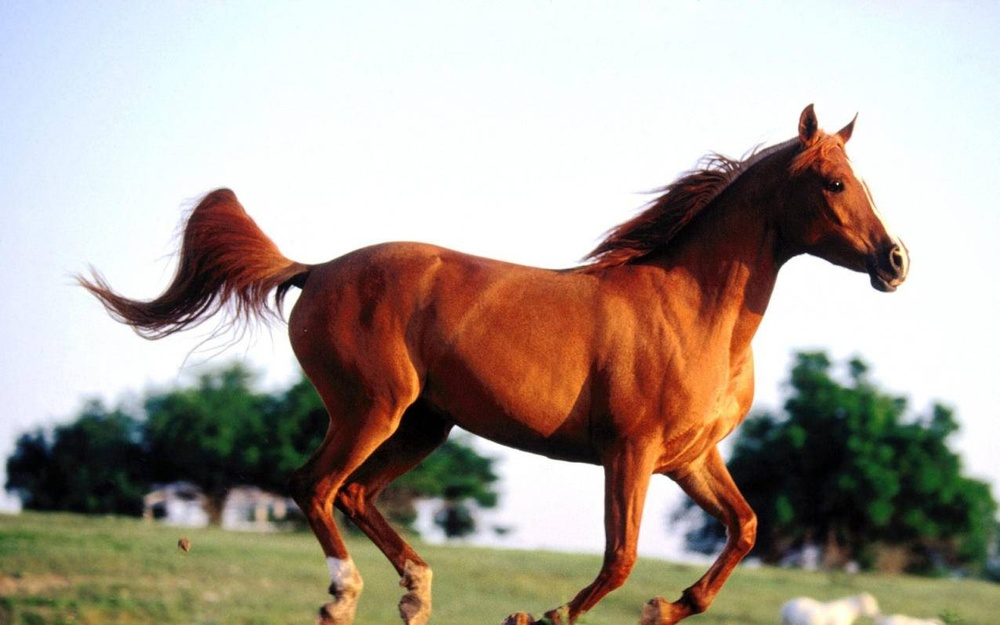
#> input picture 学习demo/image/horse.jpg, 1000 x 625 px, shrunk from 1275 x 797 before the run
$ python 'Sobel算子.py'
#> lines starting #> are read from the running program, lines starting #| are printed output that depends on the picture
import numpy as np
import cv2 as cv
import matplotlib.pyplot as plt

img = cv.imread("./image/horse.jpg", 0)
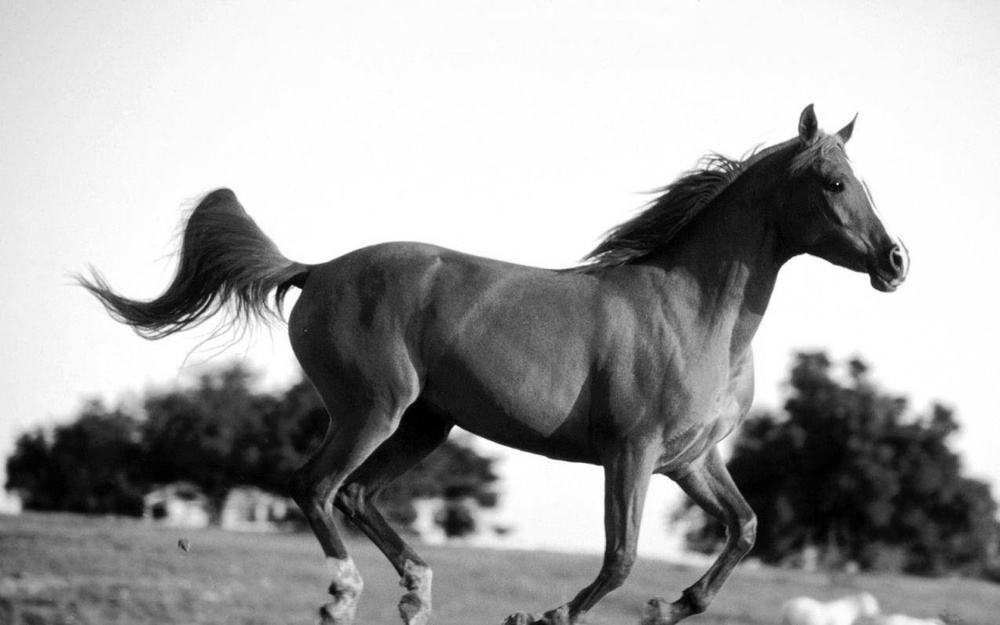
#> img: shape (625, 1000); min 0, max 255, mean 163.9
plt.imshow(img, cmap = plt.cm.gray)
plt.show()

#Sobel
x = cv.Sobel(img, cv.CV_16S, 1, 0)
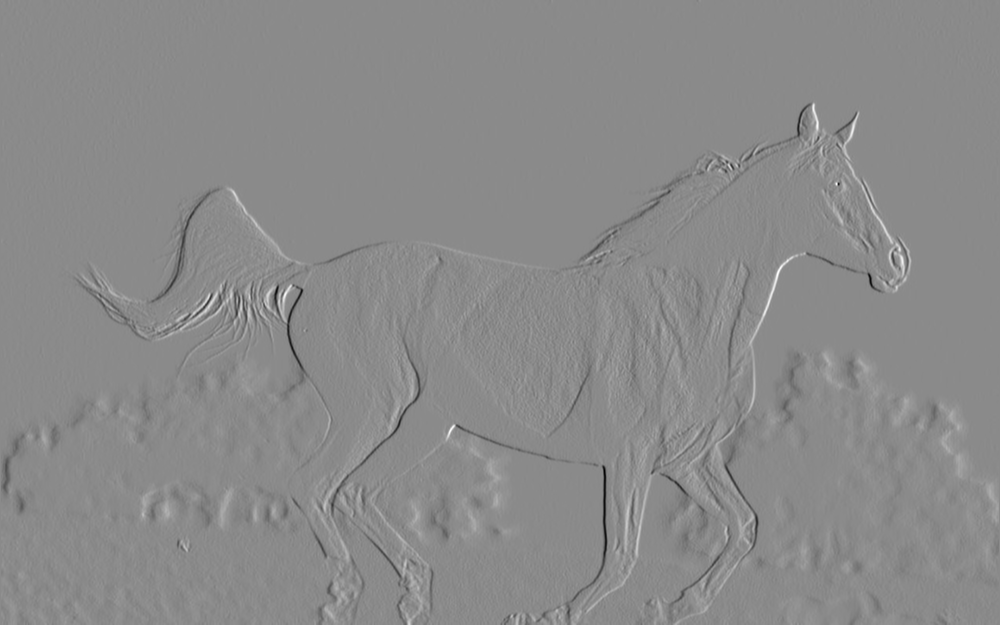
#> x: shape (625, 1000) int16; min -789, max 663, mean 0.1; drawn with min black and max white
y = cv.Sobel(img, cv.CV_16S, 0, 1)
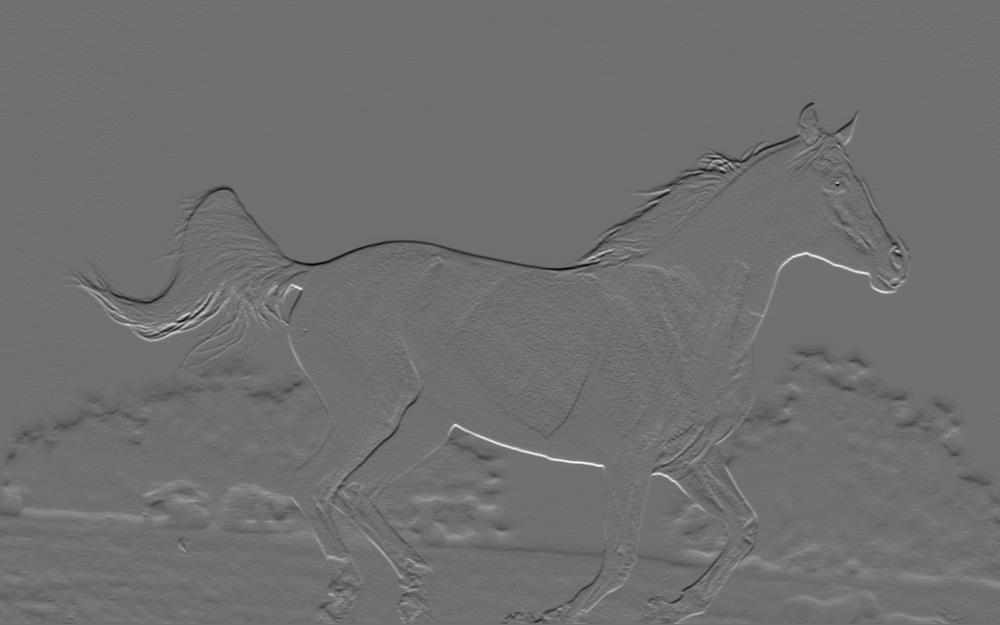
#> y: shape (625, 1000) int16; min -671, max 853, mean -1.4; drawn with min black and max white
absx = cv.convertScaleAbs(x)
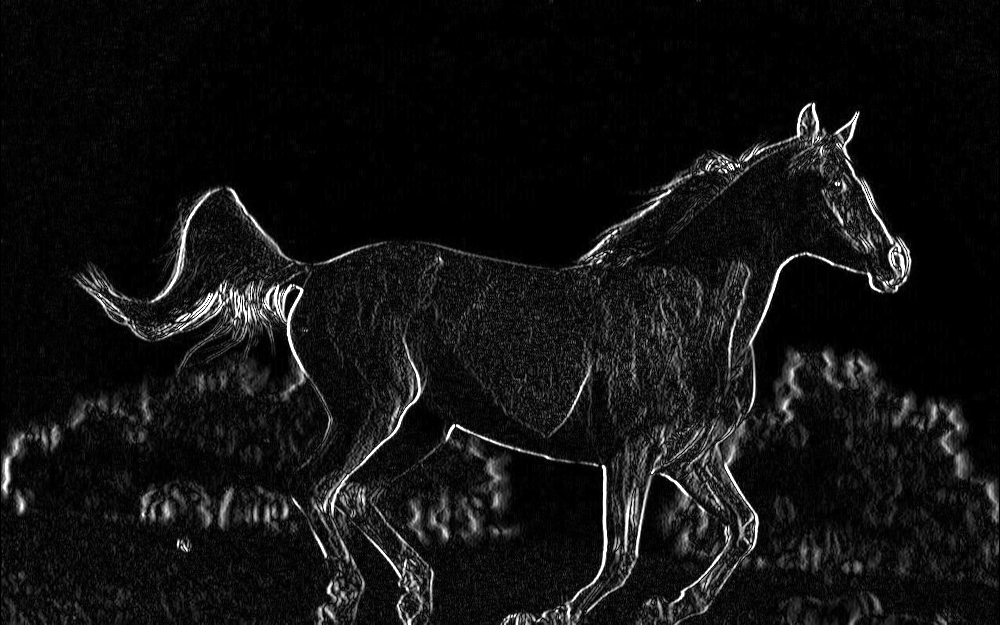
#> absx: shape (625, 1000); min 0, max 255, mean 17.9
absy = cv.convertScaleAbs(y)
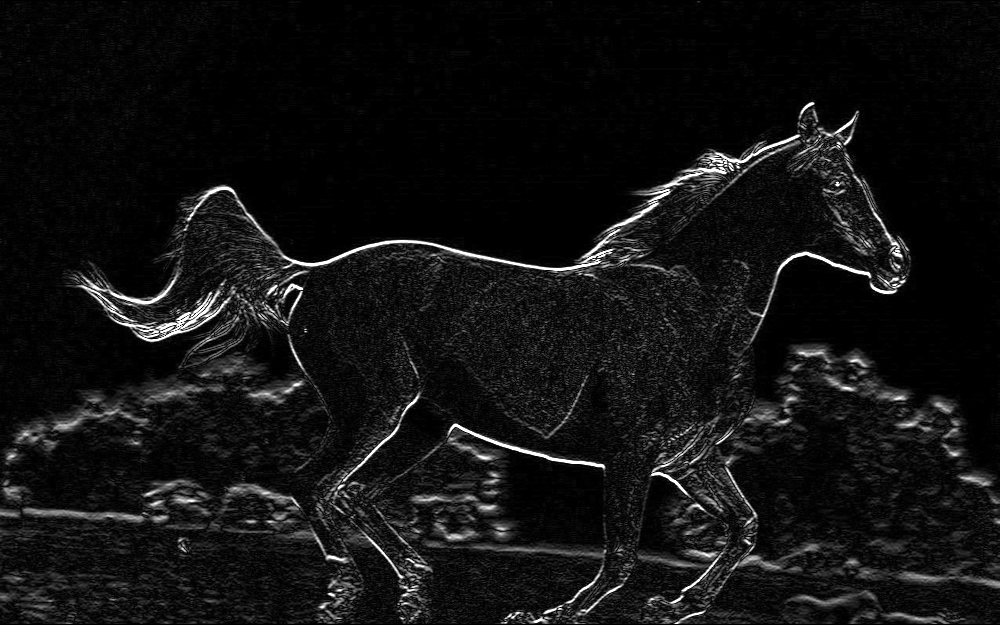
#> absy: shape (625, 1000); min 0, max 255, mean 18.1
res = cv.addWeighted(absx, 0.5, absy, 0.5, 0)
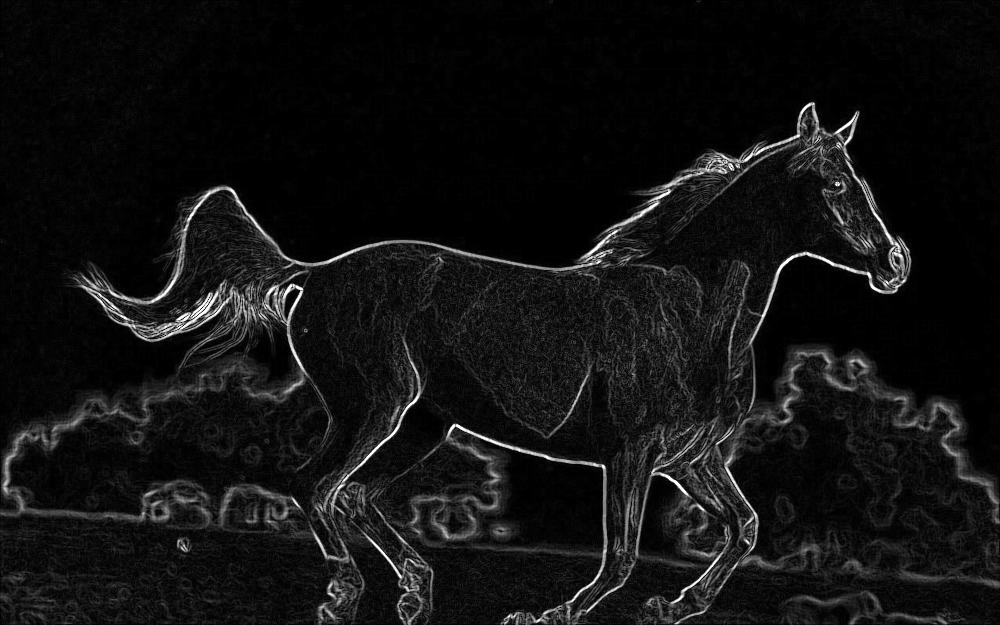
#> res: shape (625, 1000); min 0, max 255, mean 18

plt.imshow(res, cmap = plt.cm.gray)
plt.show()

$ run again, with 学习demo/image/angle.jpg copied over 学习demo/image/horse.jpg
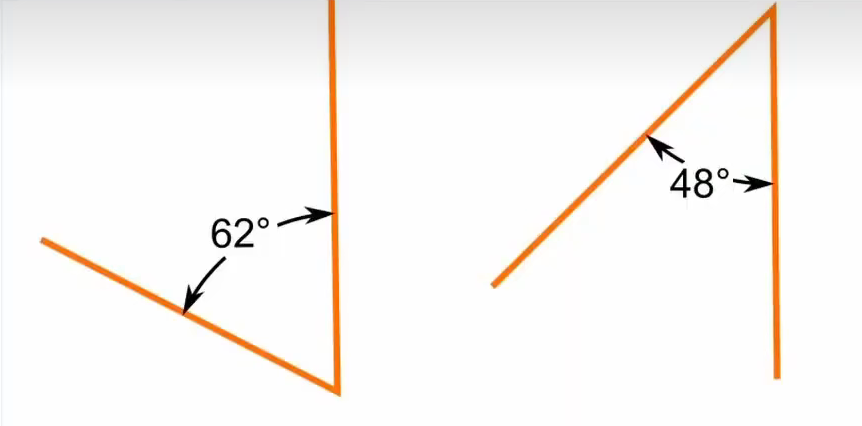
#> input picture 学习demo/image/angle.jpg, 862 x 426 px
#> `x = cv.Sobel(img, cv.CV_16S, 1, 0)`:
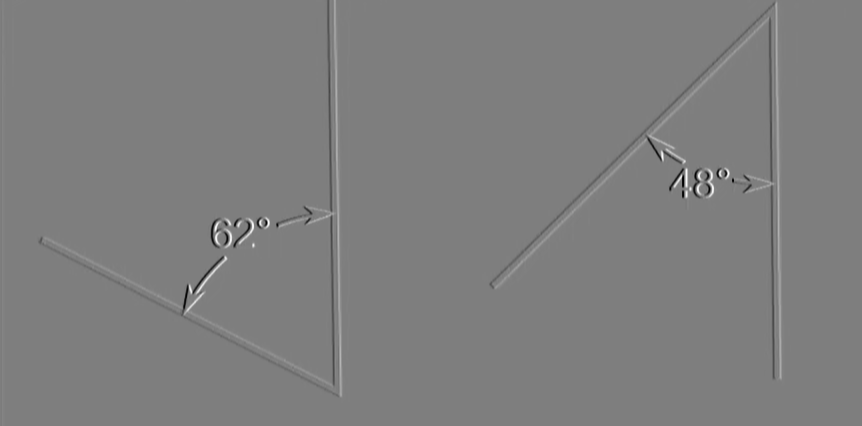
#> x: shape (426, 862) int16; min -1008, max 1016, mean 0.1; drawn with min black and max white
#> `res = cv.addWeighted(absx, 0.5, absy, 0.5, 0)`:
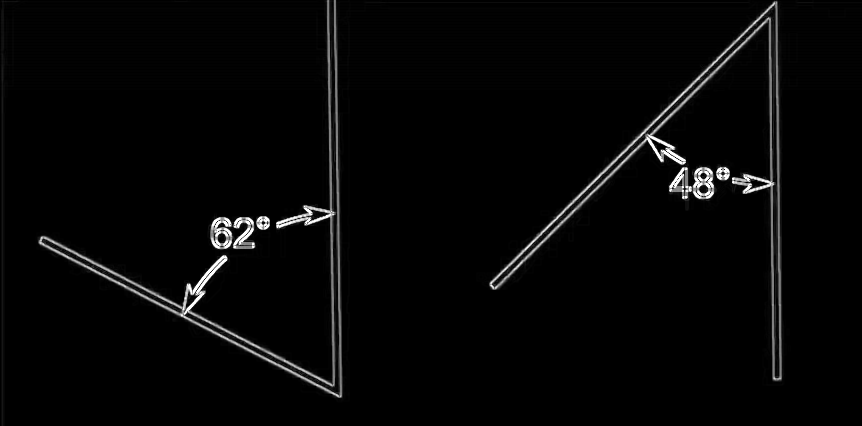
#> res: shape (426, 862); min 0, max 255, mean 6.2
